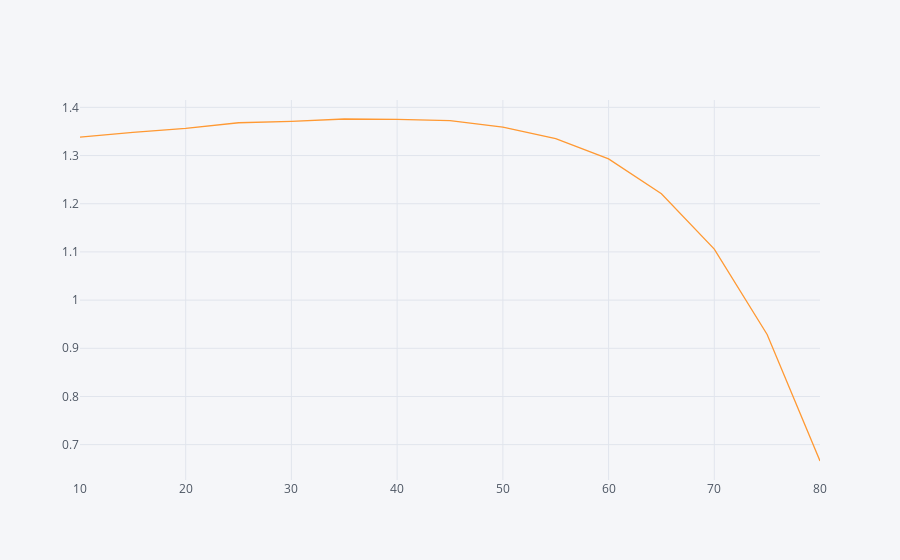

Notebook code cell kept with this figure:
### Code cell
def count_x(x=0,y=0,vx=2,vy=8,l=0.008,l2=0.001):
    t=0
    X=[x]
    Y=[y]
    for i in range(n):
        t=t+dt
        x=x+vx*dt
        y=y+vy*dt
        v=math.sqrt(vx**2+vy**2)
        omega=7*math.e**(-0.5*t)
        aF=omega*v*l2
        af=l*v**2/m
        vx=vx-af*(vx/v)-aF*(vy/v)
        vy=vy+g*dt-af*(vy/v)+aF*(vx/v)
        X.append(x)
        Y.append(y)
        if(y<0):
            break
    return x
X=[]
theta=[]
for i in range(0,15):
    theta.append(10+5*i)
    X.append(count_x(x=0,y=3,vx=2,vy=2*math.tan((10+5*i)*(math.pi/180)),l=0.008,l2=0.001))
curve=pd.DataFrame(X,index=theta)
curve.iplot()

### Figure 1 — Plotly figure (JSON) as saved in the notebook; plotly's stock layout.template omitted (floating-point values rounded to 4 significant figures)
{"data": [{"line": {"color": "rgba(255, 153, 51, 1.0)", "dash": "solid", "shape": "linear", "width": 1.3}, "mode": "lines", "name": "0", "text": "", "type": "scatter", "x": [10, 15, 20, 25, 30, 35, 40, 45, 50, 55, 60, 65, 70, 75, 80], "y": [1.338, 1.348, 1.356, 1.368, 1.371, 1.376, 1.375, 1.373, 1.359, 1.335, 1.293, 1.221, 1.106, 0.9286, 0.6661]}], "layout": {"legend": {"bgcolor": "#F5F6F9", "font": {"color": "#4D5663"}}, "paper_bgcolor": "#F5F6F9", "plot_bgcolor": "#F5F6F9", "title": {"font": {"color": "#4D5663"}}, "xaxis": {"gridcolor": "#E1E5ED", "showgrid": true, "tickfont": {"color": "#4D5663"}, "title": {"font": {"color": "#4D5663"}, "text": ""}, "zerolinecolor": "#E1E5ED"}, "yaxis": {"gridcolor": "#E1E5ED", "showgrid": true, "tickfont": {"color": "#4D5663"}, "title": {"font": {"color": "#4D5663"}, "text": ""}, "zerolinecolor": "#E1E5ED"}}}
